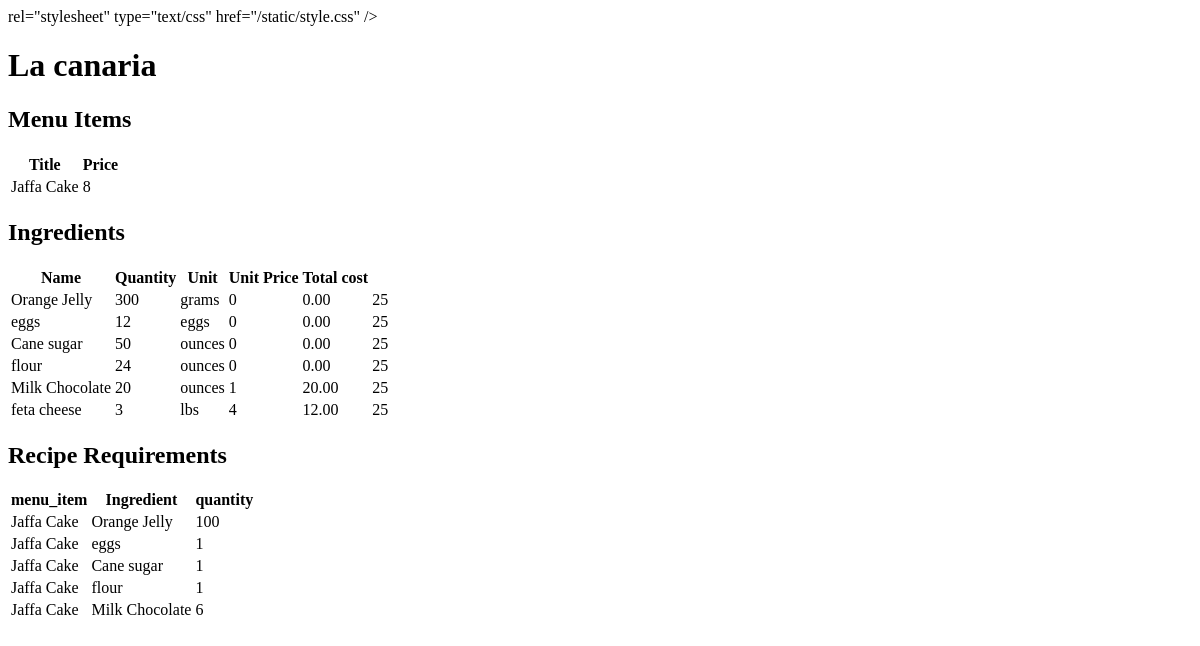
/home/, run on an earlier commit of the app's database.
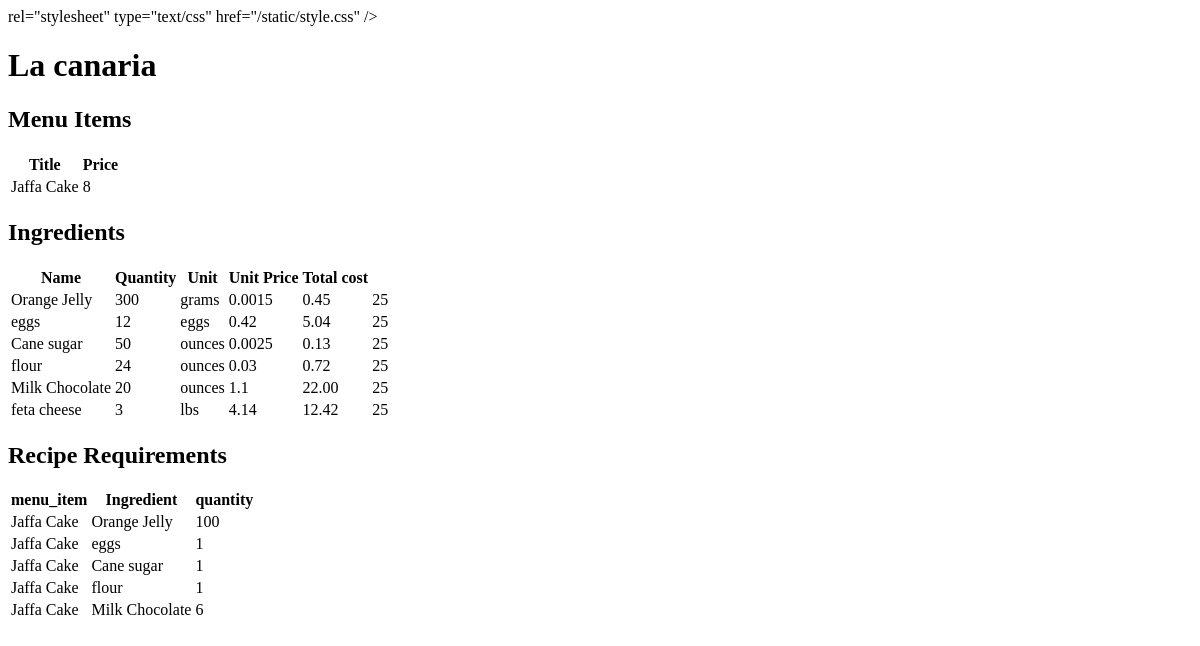
And on a later commit of the database.
### inventory/models.py (models this page shows)
class MenuItem(models.Model):
    title = models.CharField(max_length=30)
    price = models.FloatField(default=0)
    def __str__(self):
        return self.title

class Ingredient(models.Model):
    name = models.CharField(max_length=300)
    quantity = models.FloatField(default=0)
    unit = models.CharField(max_length=20)
    unit_price = models.FloatField(default=0)
    def quantity_double():
        x = 5
        y = 5
        double_value = x * y
        a = Ingredient.quantity
        b = Ingredient.unit_price
        return double_value
    def __str__(self):
        return self.name

class RecipeRequirement(models.Model):
    menu_item = models.ForeignKey(MenuItem, default=1, verbose_name= "menu items", on_delete=models.CASCADE)
    Ingredient = models.ForeignKey(Ingredient, default=1, verbose_name= "ingredients", on_delete=models.CASCADE)
    quantity = models.FloatField(default=0)

### inventory/views.py (the view)
# urls.py: path("home/", views.IngredientView.as_view(), name='ingredients'),
class IngredientView(TemplateView):
    template_name = "home.html"
    def get_context_data(self, **kwargs):
        context = super().get_context_data(**kwargs)
        context["ingredients"] = Ingredient.objects.all()
        context["double_value"] = Ingredient.quantity_double()
        context["menu_items"] = MenuItem.objects.all()
        context["requirements"] = RecipeRequirement.objects.all()
        return context

### inventory/templates/home.html (shortened to what this page needs)
{% extends 'base.html' %} {% load static %} {% block title %}La Canaria{% endblock %}
{% block content %}
{% load mathfilters %}
<div>
  <h2>Menu Items</h2>
  <table class="menu-items-table">
      <thead>
          <tr>
              <th>Title</th>
              <th>Price</th>
          </tr>
      </thead>
      <tbody>
	      {% for menu_item in menu_items %}
	          <tr>
	              <td>{{ menu_item.title }}</td>
	              <td>{{ menu_item.price }}</td>
	          </tr>
	      {% endfor %}
      </tbody>
  </table>
</div>
  <div>
    <h2>Ingredients</h2>
    <table>
      <thead>
        <tr>
          <th>Name</th>
          <th>Quantity</th>
          <th>Unit</th>
          <th>Unit Price</th>
          <th>Total cost</th>
        </tr>
      </thead>
      <tbody>
        {% for ingredient in ingredients %}
        <tr>
          <td>{{ ingredient.name }}</td>
          <td>{{ ingredient.quantity }}</td>
          <td>{{ ingredient.unit }}</td>
          <td>{{ ingredient.unit_price }}</td>
	        <td>{{ ingredient.quantity|mul:ingredient.unit_price|floatformat:2 }}</td>
          <td>{{ double_value }}</td>
        </tr>
        {% endfor %}
      </tbody>
    </table>
  </div>
  <div>
    <h2>Recipe Requirements</h2>
    <table>
      <thead>
        <tr>
          <th>menu_item</th>
          <th>Ingredient</th>
          <th>quantity</th>
        </tr>
      </thead>
      <tbody>
        {% for requirement in requirements %}
        <tr>
          <td>{{ requirement.menu_item }}</td>
          <td>{{ requirement.Ingredient }}</td>
          <td>{{ requirement.quantity }}</td>
        </tr>
        {% endfor %}
      </tbody>
    </table>
  </div>
{% endblock %}

### inventory/templates/base.html (shortened to what this page needs)
{% load static %}
<!DOCTYPE html>
<html>
  <head>
      href="{% static 'style.css' %}"
    />
  </head>
  <body>
    <div class="app">
      <header>
        <div class="header-first-row">
          <h1 class="title">La canaria</h1>
        </div>
      </header>
      <main>{% block content %}{% endblock %}</main>
    </div>
  </body>
</html>

What changed in the data, as far as the page shows it:
changed Ingredient "Orange Jelly": unit_price "0" → "0.0015"; quantity|mul "0.00" → "0.45"
changed Ingredient "eggs": unit_price "0" → "0.42"; quantity|mul "0.00" → "5.04"
changed Ingredient "Cane sugar": unit_price "0" → "0.0025"; quantity|mul "0.00" → "0.13"
changed Ingredient "flour": unit_price "0" → "0.03"; quantity|mul "0.00" → "0.72"
changed Ingredient "Milk Chocolate": unit_price "1" → "1.1"; quantity|mul "20.00" → "22.00"
changed Ingredient "feta cheese": unit_price "4" → "4.14"; quantity|mul "12.00" → "12.42"
